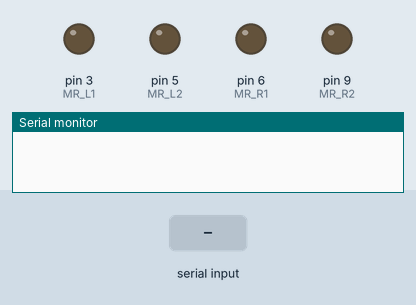
The sketch below on a simulated Arduino Uno, built with avr-gcc and run on an emulated ATmega328P. Parts: output pins drawn as LEDs (lit = HIGH), the last lines printed to the serial monitor. The inputs (shaded band) are chosen by the test bench.

Above: at 1.2 s.
1.3 s: "U" received over the second serial link
At 1.6 s:
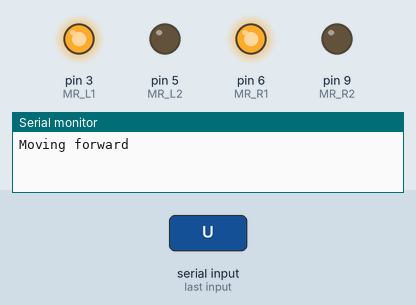
2.8 s: "D" received over the second serial link
At 3.9 s:
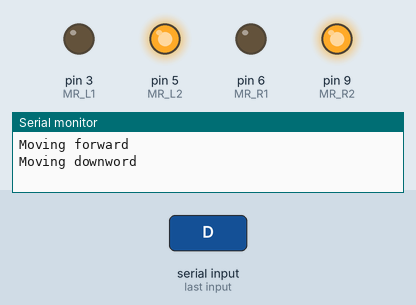
4.3 s: "L" received over the second serial link
At 5.1 s:
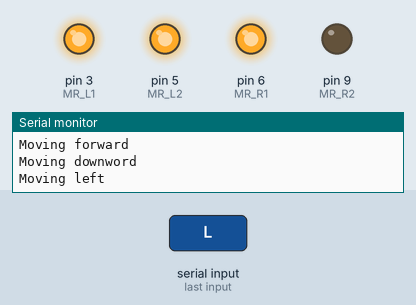
5.8 s: "R" received over the second serial link
At 6.2 s:
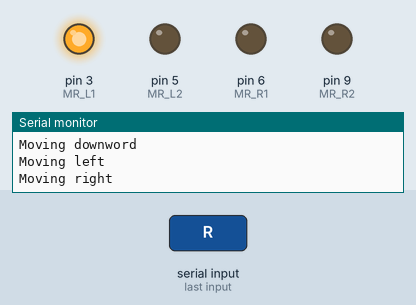
Timing chart, 0 to 8.3 s (numbered marks = the images above; inputs shaded):
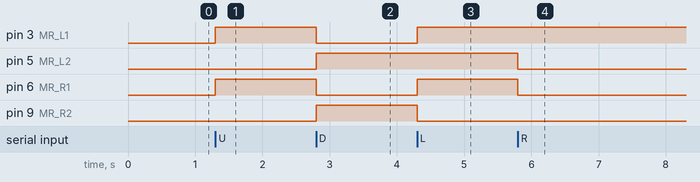

The sketch:

BT.ino
```cpp
#include<SoftwareSerial.h>
SoftwareSerial bt(10, 11); //rx,tx
char a;

int MR_L1 = 3, MR_L2 = 5, MR_R1 = 6, MR_R2 = 9,trig=2,echo=4;

void motor_straight_run()
{
  digitalWrite(MR_L1, 1);
  digitalWrite(MR_L2, 0);
  digitalWrite(MR_R1, 1);
  digitalWrite(MR_R2, 0);

}

void left_turn()
{
  digitalWrite(MR_L1, 1);
  digitalWrite(MR_L2, 1);
  digitalWrite(MR_R1, 1);
  digitalWrite(MR_R2, 0);

}

void right_turn()
{
  digitalWrite(MR_L1, 1);
  digitalWrite(MR_L2, 0);
  digitalWrite(MR_R1, 0);
  digitalWrite(MR_R2, 0);

}


void reverse()
{
  digitalWrite(MR_L1, 0);
  digitalWrite(MR_L2, 1);
  digitalWrite(MR_R1, 0);
  digitalWrite(MR_R2, 1);

}


void bt_stop()
{
  digitalWrite(MR_L1, 0);
  digitalWrite(MR_L2, 0);
  digitalWrite(MR_R1, 0);
  digitalWrite(MR_R2, 0);
}


void setup() {
  // put your setup code here, to run once:
  Serial.begin(9600);
  bt.begin(38400);
  pinMode(trig,OUTPUT);
  pinMode(echo,INPUT);
  pinMode(MR_R2, OUTPUT); //motor
  pinMode(MR_R1, OUTPUT); //motor
  pinMode(MR_L1, OUTPUT); //motor
  pinMode(MR_L2, OUTPUT); //motor

}

void loop() {
  // put your main code here, to run repeatedly:
  //    if (Serial.available())
  //    {
  //      bt.write(Serial.read());
  //    }
  //

    a = 'e';
  if (bt.available())
  {
    a = bt.read();

    if (a == 'U') {
      Serial.println("Moving forward ");
      motor_straight_run();
      delay(1000);

    }
    else if (a == 'D') {
      Serial.println("Moving downword ");
      reverse();

    }
    else if (a == 'L') {
      Serial.println("Moving left ");
      left_turn();

    }
    else if (a == 'R') {
      Serial.println("Moving right ");
      right_turn();

    }
    else if (a == 'S') {
      Serial.println("Stop");
      bt_stop();

    }
    else
    {
      bt_stop();
    }
  }
//  else
//  {
//    bt_stop();
//  }


}
```

Measured:
- after the input at 1.3 s, pin 3 (MR_L1), pin 6 (MR_R1): LOW → HIGH at once
- after the input at 2.8 s, pin 3 (MR_L1), pin 6 (MR_R1): HIGH → LOW at once; pin 5 (MR_L2), pin 9 (MR_R2): LOW → HIGH at once
- after the input at 4.3 s, pin 3 (MR_L1), pin 6 (MR_R1): LOW → HIGH at once; pin 9 (MR_R2): HIGH → LOW at once
- after the input at 5.8 s, pin 5 (MR_L2), pin 6 (MR_R1): HIGH → LOW at once
